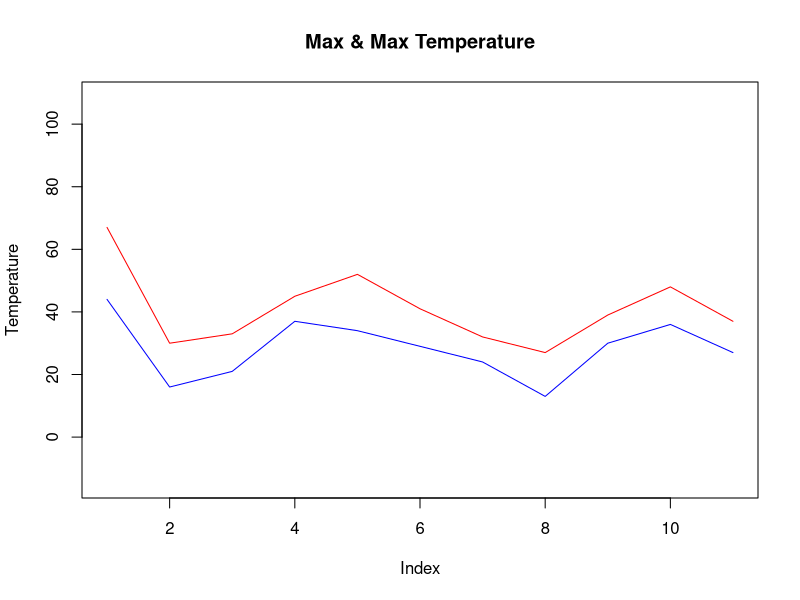
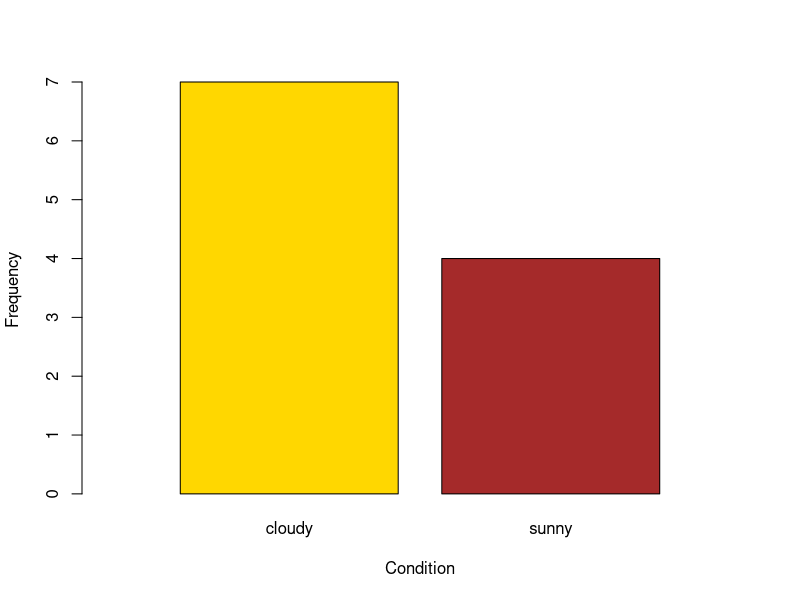

Recreate these plots in R, in order.

##########################################################
Data.MaxTemperature <- c(67,30,33,45,52,41,32,27,39,48,37)
Data.MinTemperature <- c(44,16,21,37,34,29,24,13,30,36,27)
Data.Condition <- c("cloudy","cloudy", "cloudy", "sunny" ,"sunny", "cloudy", "cloudy","sunny","sunny","cloudy","cloudy")
Data.Precipitation <- c(0,0,0.11,0,0,0,0,0,0,0,0)

### Computing Standard Deviation for Data.Precipitation
Data.Precipitation.Sd <- sd(Data.Precipitation);

### Computing Mean
Data.Temperature.Mean <- mean(c(Data.MaxTemperature,Data.MinTemperature))
Data.Temperature.Sd <- sd(c(Data.MaxTemperature,Data.MinTemperature))

### Frequency Tables
Data.Table<-transform(table(Data.Condition))
print(Data.Table)

### Printing Result 
print(paste0("Max temperature: ",mean(Data.MaxTemperature),"F°"))
print(paste0("Min temperature: ",round(mean(Data.MinTemperature)),"F°"))
print(paste0("Average temperature: ",round(Data.Temperature.Mean),"F°"))

### Tolerance 
tol = 1e-5

### Checking for rainfall/snowfall
if(Data.Temperature.Mean>=32 && Data.Precipitation.Sd >= (0.1-tol)){
  print(paste0("Precipitation: ",round(Data.Precipitation.Sd,3), "Rain"))
}else if(Data.Temperature.Mean<32 && Data.Precipitation.Sd >= (0.1-tol)){
  print(paste0("Precipitation: ",round(Data.Precipitation.Sd,3), "Snow"))
} else{
  print(paste0("Precipitation: ",round(Data.Precipitation.Sd,3), " / No Rain, No Snow "))
}

### Drawing plot - Type: Linear
plot(Data.MaxTemperature, type="l", ylab = "Temperature", main = "Max & Max Temperature",asp = 1/20,col = "red")

### Adding one more line to the grap 
lines(Data.MinTemperature, type="l",asp = 1/20, col = "blue")

### Creating a barchart
counts <- table(Data.Condition)
barplot(counts,  xlab="Condition", ylab = "Frequency", col = c("gold","brown"),asp = 1/4)
